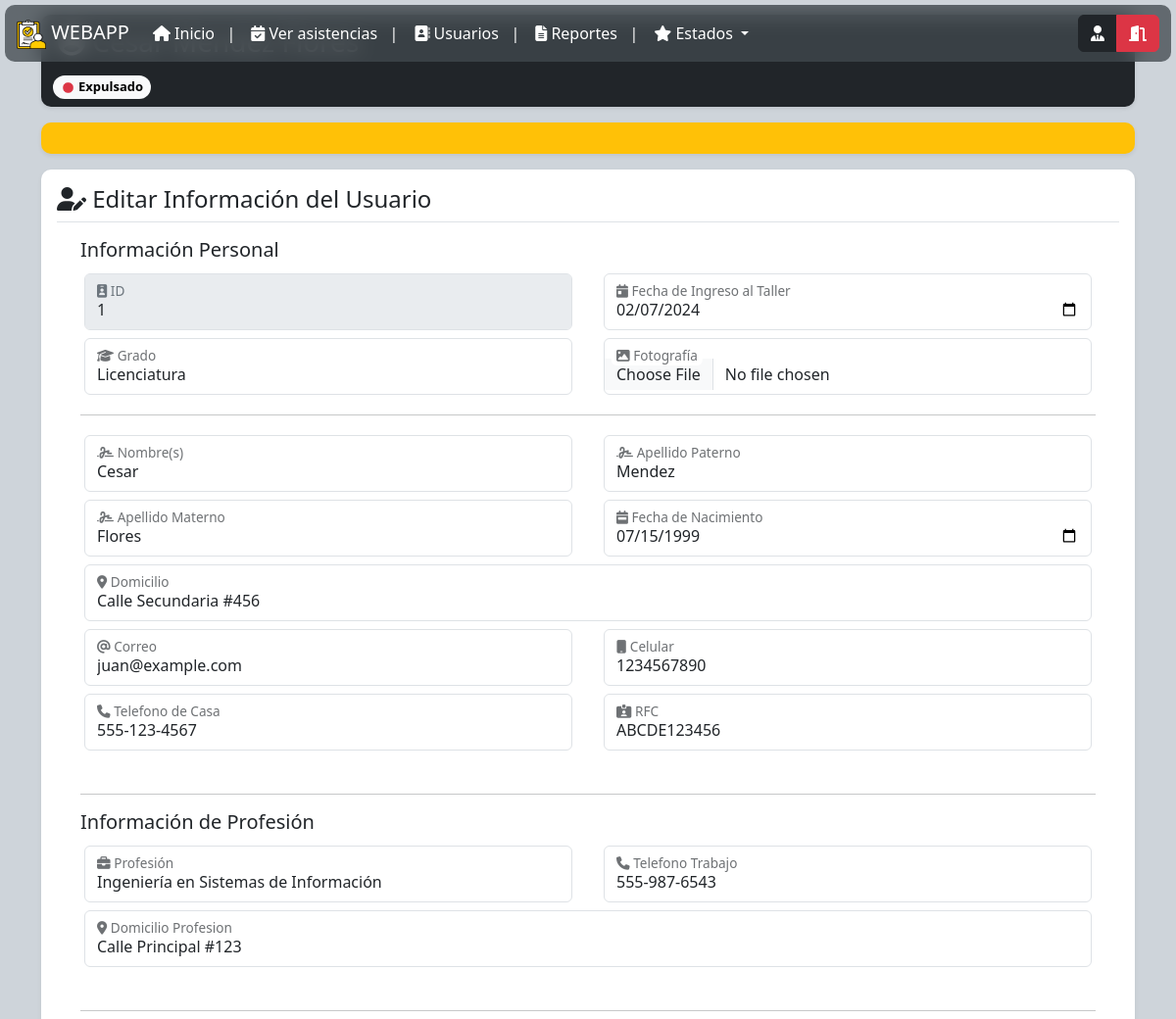
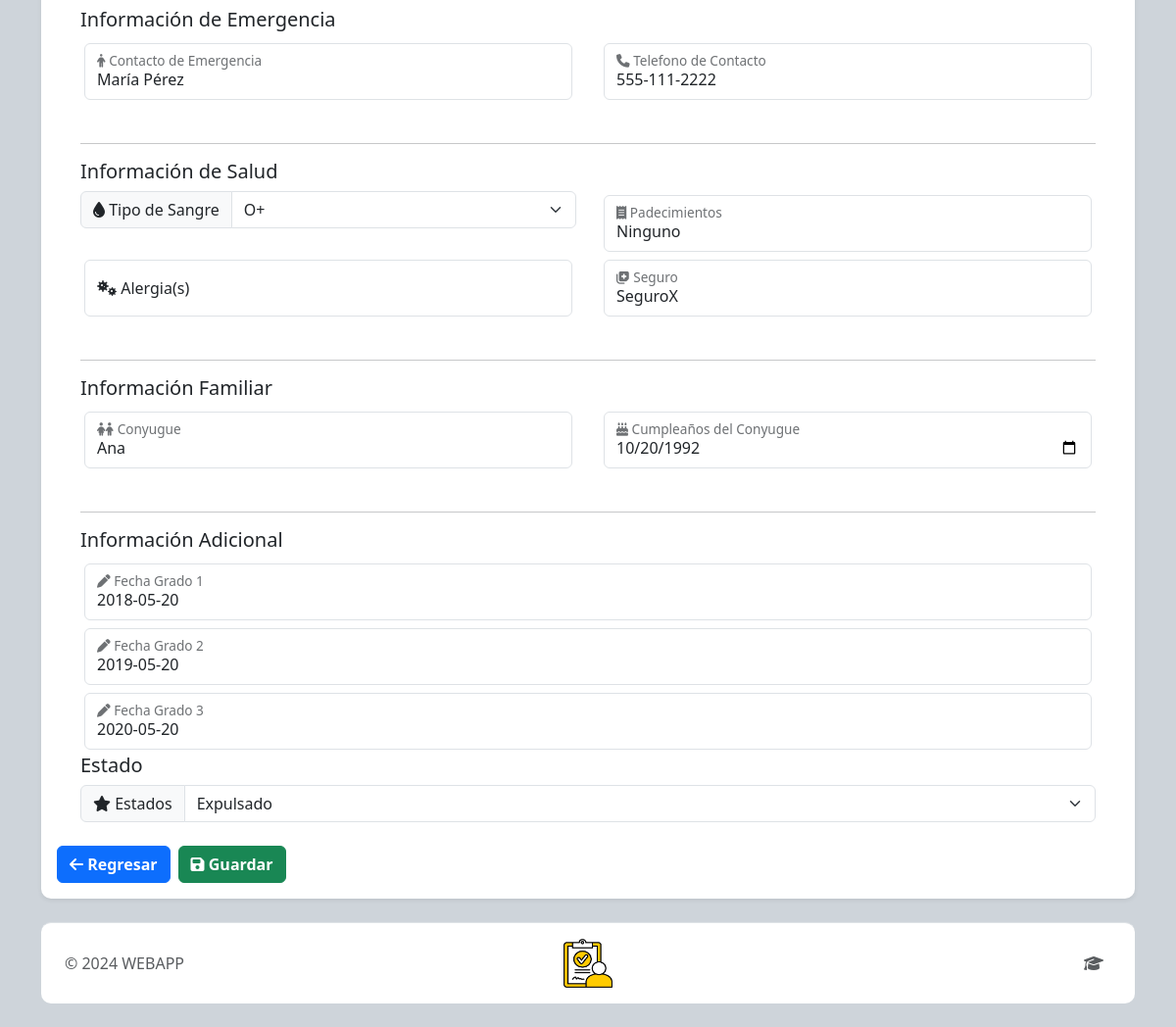
/views/admin/updateUsuario.php?id_usuario=1 (signed in), run on the app's committed database (2 pictures, top to bottom).
### tables this page shows
CREATE TABLE `usuario` (
  `id_usuario` int(11) NOT NULL,
  `fecha_ingreso_taller` varchar(80) DEFAULT NULL,
  `nombre` varchar(50) DEFAULT NULL,
  `apellidoM` varchar(50) DEFAULT NULL,
  `apellidoP` varchar(50) DEFAULT NULL,
  `fecha_nacimiento` varchar(80) DEFAULT NULL,
  `fotografia` varchar(255) DEFAULT NULL,
  `grado` varchar(15) DEFAULT NULL,
  `profesion` varchar(100) DEFAULT NULL,
  `domicilio_profesion` varchar(200) DEFAULT NULL,
  `rfc` varchar(50) DEFAULT NULL,
  `celular` varchar(20) DEFAULT NULL,
  `correo` varchar(50) DEFAULT NULL,
  `telefonoCasa` varchar(20) DEFAULT NULL,
  `telefonoTrabajo` varchar(20) DEFAULT NULL,
  `domicilio` varchar(255) DEFAULT NULL,
  `tipoSangre` varchar(4) DEFAULT NULL,
  `padecimientos` varchar(200) DEFAULT NULL,
  `alergia` varchar(20) DEFAULT NULL,
  `seguro` varchar(50) DEFAULT NULL,
  `contacto_emergenciaNombre` varchar(100) DEFAULT NULL,
  `contacto_emergenciaTelefono` varchar(20) DEFAULT NULL,
  `conyugue` varchar(50) DEFAULT NULL,
  `conyugueCumpleaños` varchar(100) DEFAULT NULL,
  `fechagrado1` varchar(255) DEFAULT NULL,
  `fechagrado2` varchar(255) DEFAULT NULL,
  `fechagrado3` varchar(255) DEFAULT NULL,
  `estado` int(11) DEFAULT NULL
);

### views/admin/updateUsuario.php (the view, shortened to what the rows shown need)
<?php
require_once("template/header.php")
?>
<?php
require_once("../../controllers/usuariosController.php");
$id = $_GET['id_usuario'];
$objControl = new usuariosController();
$row = $objControl->readOneUsuario($id);
?>
<main class="container">
    <div class="nav-scroller bg-dark shadow-sm" style="border-radius: 10px; margin: 0px; margin-top: 15px;">
        <nav class="nav p-1 " aria-label="Secondary navigation">
            <div class="d-flex flex-column">
                <div class="">
                    <label class="btn btn-black rounded-0" style="pointer-events: none; color:white;">
                        <h3><i class="fa-solid fa-circle-user"></i> <?= $row['nombre'] . ' ' . $row['apellidoP'] . ' ' . $row['apellidoM'] ?></h3>
                    </label>
                </div>
            </div>
        </nav>
    </div>
    <div class="my-3 p-3 bg-body shadow-sm" style="border-radius: 10px;">
        <form action="usuarioUpdate.php" method="POST" enctype="multipart/form-data">
            <div class="container pt-3">
                <div class="container">
                    <div class="row">
                        <div class="col-sm-6">
                            <div class="form-floating m-1 ">
                                <input type="text" class="form-control" id="floatingInputDisabled" placeholder="ID" value="<?= $row['id_usuario'] ?>" disabled>
                                <label for="floatingInputDisabled"><i class="fa-solid fa-id-badge"></i> ID</label>
                            </div>
                        </div>
                        <div class="col-sm-6">
                            <div class="form-floating m-1 ">
                                <input type="date" class="form-control" id="floatingInputDisabled" placeholder="2024-12-02" name="fechaIngresoTxt" value="<?= $row['fecha_ingreso_taller'] ?>" required>
                                <label for="floatingInputDisabled"><i class="fa-solid fa-calendar-day"></i> Fecha de Ingreso al Taller</label>
                            </div>
                        </div>
                        <div class="col-sm-6">
                            <div class="form-floating m-1 flex-fill">
                                <input type="text" class="form-control" id="floatingInputDisabled" name="gradoTxt" placeholder="" value="<?= $row['grado'] ?>" required>
                                <label for="floatingInputDisabled"><i class="fa-solid fa-graduation-cap"></i> Grado</label>
                            </div>
                        </div>
                        <div class="col-sm-6">
                            <div class="form-floating m-1 flex-fill">
                                <input type="file" class="form-control" id="floatingInputDisabled" accept="image/png, image/jpeg" name="imagenFoto" placeholder="" value="<?= $row['fotografia'] ?>">
                                <label for="floatingInputDisabled"><i class="fa-solid fa-image"></i> Fotografía</label>
                            </div>
                        </div>
                    </div>
                    <div class="row">
                        <div class="col-sm-6">
                            <div class="form-floating m-1 ">
                                <input type="text" class="form-control" id="floatingInputDisabled" name="nombreTxt" placeholder="Nombre y Apellido" value="<?= $row['nombre'] ?>" required>
                                <label for="floatingInputDisabled"><i class="fa-solid fa-signature"></i> Nombre(s)</label>
                            </div>
                        </div>
                        <div class="col-sm-6">
                            <div class="form-floating m-1 ">
                                <input type="text" class="form-control" id="floatingInputDisabled" name="apellidoPTxt" placeholder="ApellidoPaterno" value="<?= $row['apellidoP'] ?>" required>
                                <label for="floatingInputDisabled"><i class="fa-solid fa-signature"></i> Apellido Paterno</label>
                            </div>
                        </div>
                        <div class="col-sm-6">
                            <div class="form-floating m-1 ">
                                <input type="text" class="form-control" id="floatingInputDisabled" name="apellidoMTxt" placeholder="ApellidoMaterno" value="<?= $row['apellidoM'] ?>" required>
                                <label for="floatingInputDisabled"><i class="fa-solid fa-signature"></i> Apellido Materno</label>
                            </div>
                        </div>
                        <div class="col-sm-6">
                            <div class="form-floating m-1 flex-fill">
                                <input type="date" class="form-control" id="floatingInputDisabled" name="fechaNacimientoTxt" placeholder="FechaNacimiento" value="<?= $row['fecha_nacimiento'] ?>" required>
                                <label for="floatingInputDisabled"><i class="fa-solid fa-calendar-week"></i> Fecha de Nacimiento</label>
                            </div>
                        </div>
                    </div>
                    <div class="row">
                        <div class="col-sm-12">
                            <div class="form-floating m-1 flex-fill">
                                <input type="text" class="form-control" id="floatingInputDisabled" name="domicilioTxt" placeholder="" value="<?= $row['domicilio'] ?>" required>
                                <label for="floatingInputDisabled"><i class="fa-solid fa-location-dot"></i> Domicilio</label>
                            </div>
                        </div>
                        <div class="col-sm-6">
                            <div class="form-floating m-1 flex-fill">
                                <input type="email" class="form-control" id="floatingInputDisabled" name="correoTxt" placeholder="" value="<?= $row['correo'] ?>" required>
                                <label for="floatingInputDisabled"><i class="fa-solid fa-at"></i> Correo</label>
                            </div>
                        </div>
                        <div class="col-sm-6">
                            <div class="form-floating m-1 flex-fill">
                                <input type="tel" class="form-control" id="floatingInputDisabled" name="celularTxt" placeholder="" value="<?= $row['celular'] ?>" required>
                                <label for="floatingInputDisabled"><i class="fa-solid fa-mobile"></i> Celular</label>
                            </div>
                        </div>
                        <div class="col-sm-6">
                            <div class="form-floating m-1 flex-fill">
                                <input type="tel" class="form-control" id="floatingInputDisabled" name="telefonoCasaTxt" placeholder="" value="<?= $row['telefonoCasa'] ?>" required>
                                <label for="floatingInputDisabled"><i class="fa-solid fa-phone"></i> Telefono de Casa</label>
                            </div>
                        </div>
                        <div class="col-sm-6">
                            <div class="form-floating m-1 flex-fill">
                                <input type="text" class="form-control" id="rfcInput" name="rfcTxt" placeholder="" value="<?= $row['rfc'] ?>" pattern="^([A-Z&Ñ]{3,4})([0-9]{2})([0][1-9]|1[0-2])([0][1-9]|[12][0-9]|3[01])[A-Z0-9]{3}$" title="Ingresa un RFC válido (formato: AAAA######XXX)" required>
                                <label for="rfcInput"><i class="fa-solid fa-id-card-clip"></i> RFC</label>
                            </div>
                        </div>
                    </div>
                    <br>
                    <div class="row">
                        <div class="col-sm-6">
                            <div class="form-floating m-1 flex-fill">
                                <input type="text" class="form-control" id="floatingInputDisabled" name="profesionTxt" placeholder="" value="<?= $row['profesion'] ?>" required>
                                <label for="floatingInputDisabled"><i class="fa-solid fa-briefcase"></i> Profesión</label>
                            </div>
                        </div>
                        <div class="col-sm-6">
                            <div class="form-floating m-1 flex-fill">
                                <input type="tel" class="form-control" id="floatingInputDisabled" name="telefonoTrabajoTxt" placeholder="" value="<?= $row['telefonoTrabajo'] ?>" required>
                                <label for="floatingInputDisabled"><i class="fa-solid fa-phone"></i> Telefono Trabajo</label>
                            </div>
                        </div>
                    </div>
                    <div class="row">
                        <div class="col-sm-12">
                            <div class="form-floating m-1 flex-fill">
                                <input type="text" class="form-control" id="floatingInputDisabled" name="domicilio_profesion" placeholder="" value="<?= $row['domicilio_profesion'] ?>" required>
                                <label for="floatingInputDisabled"><i class="fa-solid fa-location-dot"></i> Domicilio Profesion</label>
                            </div>
                        </div>
                    </div>
                    <br>
                    <div class="row">
                        <div class="col-sm-6">
                            <div class="form-floating m-1 flex-fill">
                                <input type="text" class="form-control" id="floatingInputDisabled" name="contactoEmergenciaTxt" placeholder="" value="<?= $row['contacto_emergenciaNombre'] ?>" required>
                                <label for="floatingInputDisabled"><i class="fa-solid fa-person"></i> Contacto de Emergencia</label>
                            </div>
                        </div>
                        <div class="col-sm-6">
                            <div class="form-floating m-1 flex-fill">
                                <input type="text" class="form-control" id="floatingInputDisabled" name="contactoEmergenciaTelefonoTxt" placeholder="" value="<?= $row['contacto_emergenciaTelefono'] ?>" required>
                                <label for="floatingInputDisabled"><i class="fa-solid fa-phone"></i> Telefono de Contacto</label>
                            </div>
                        </div>
                    </div>
                    <br>
                    <div class="row">
                        <div class="col-sm-6">
                            <div class="input-group mb-3">
                                <label class="input-group-text" for="inputGroupSelectBlood"><i class="fa-solid fa-droplet"></i> &nbsp;Tipo de Sangre</label>
                                <select class="form-select" name="tipoSangreTxt" id="inputGroupSelectBlood" required>
                                    <option <?php if ($row['tipoSangre'] == "O+") echo "selected"; ?> value="O+">O+</option>
                                </select>
                            </div>
                        </div>
                        <div class="col-sm-6">
                            <div class="form-floating m-1 flex-fill">
                                <input type="text" class="form-control" id="floatingInputDisabled" name="padecimientosTxt" placeholder="" value="<?= $row['padecimientos'] ?>" required>
                                <label for="floatingInputDisabled"><i class="fa-solid fa-receipt"></i> Padecimientos</label>
                            </div>
                        </div>
                    </div>
                    <div class="row">
                        <div class="col-sm-6">
                            <div class="form-floating m-1 flex-fill">
                                <input type="text" class="form-control" id="floatingInputDisabled" name="seguroTxt" placeholder="" value="<?= $row['seguro'] ?>" required>
                                <label for="floatingInputDisabled"><i class="fa-solid fa-notes-medical"></i> Seguro</label>
                            </div>
                        </div>
                    </div>
                    <br>
                    <div class="row">
                        <div class="col-sm-6">
                            <div class="form-floating m-1 flex-fill">
                                <input type="text" class="form-control" id="floatingInputDisabled" name="conyugueTxt" placeholder="" value="<?= $row['conyugue'] ?>" required>
                                <label for="floatingInputDisabled"><i class="fa-solid fa-children"></i> Conyugue</label>
                            </div>
                        </div>
                        <div class="col-sm-6">
                            <div class="form-floating m-1 flex-fill">
                                <input type="date" class="form-control" id="floatingInputDisabled" name="conyugueCumpleTxt" placeholder="" value="<?= $row['conyugueCumpleaños'] ?>" required>
                                <label for="floatingInputDisabled"><i class="fa-solid fa-cake-candles"></i> Cumpleaños del Conyugue</label>
                            </div>
                        </div>
                    </div>
                    <br>
                    <div class="row">
                        <div class="col-sm-12">
                            <div class="form-floating m-1 flex-fill">
                                <input type="text" class="form-control" id="floatingInputDisabled" name="fechagrado1Txt" placeholder="" value="<?= $row['fechagrado1'] ?>">
                                <label for="floatingInputDisabled"><i class="fa-solid fa-pen"></i> Fecha Grado 1</label>
                            </div>
                        </div>
                        <div class="col-sm-12">
                            <div class="form-floating m-1 flex-fill">
                                <input type="text" class="form-control" id="floatingInputDisabled" name="fechagrado2Txt" placeholder="" value="<?= $row['fechagrado2'] ?>">
                                <label for="floatingInputDisabled"> <i class="fa-solid fa-pen"></i> Fecha Grado 2</label>
                            </div>
                        </div>
                        <div class="col-sm-12">
                            <div class="form-floating m-1 flex-fill">
                                <input type="text" class="form-control" id="floatingInputDisabled" name="fechagrado3Txt" placeholder="" value="<?= $row['fechagrado3'] ?>">
                                <label for="floatingInputDisabled"><i class="fa-solid fa-pen"></i> Fecha Grado 3</label>
                            </div>
                        </div>
                    </div>
                    <div class="row">
                        <div class="input-group mb-3">
                            <label class="input-group-text" for="inputGroupSelectStatus"><i class="fa-solid fa-star"></i>&nbsp;Estados</label>
                            <select class="form-select" id="inputGroupSelectStatus" name="estadoTxt" required>
                                <option <?php if ($row['estado'] == 3) echo "selected"; ?> value="3">Expulsado</option>
                            </select>
                        </div>
                    </div>
                </div>
            </div>
        </form>
    </div>
    <?php require_once("template/footer.php") ?>

### data on the page
usuario: nombre "Cesar", apellidoP "Mendez", apellidoM "Flores", id_usuario "1", fechaIngresoTxt "02/07/2024", gradoTxt "Licenciatura", nombreTxt "Cesar", apellidoPTxt "Mendez", apellidoMTxt "Flores", fechaNacimientoTxt "07/15/1999", domicilioTxt "Calle Secundaria #456", correoTxt "juan@example.com", celularTxt "1234567890", telefonoCasaTxt "555-123-4567", rfcTxt "ABCDE123456", profesionTxt "Ingeniería en Sistemas de Información", telefonoTrabajoTxt "555-987-6543", domicilio_profesion "Calle Principal #123", contactoEmergenciaTxt "María Pérez", contactoEmergenciaTelefonoTxt "555-111-2222", tipoSangreTxt "O+", padecimientosTxt "Ninguno", seguroTxt "SeguroX", conyugueTxt "Ana", conyugueCumpleTxt "10/20/1992", fechagrado1Txt "2018-05-20", fechagrado2Txt "2019-05-20", fechagrado3Txt "2020-05-20", estadoTxt "Expulsado"
